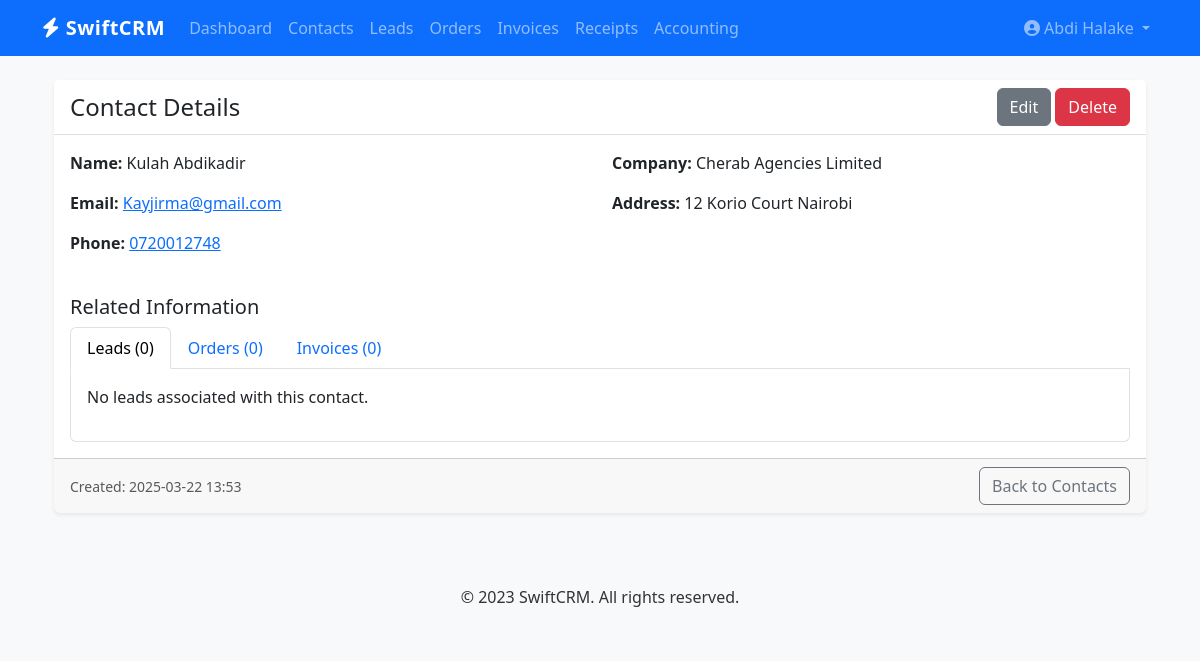
The page /contacts/2 (signed in) on the database its author committed.
### backend/database/models.py (models this page shows, shortened)
class User(db.Model, UserMixin):
    __tablename__ = 'users'
    id = db.Column(db.Integer, primary_key=True)
    email = db.Column(db.String(120), unique=True, nullable=False)
    password = db.Column(db.String(200), nullable=False)
    name = db.Column(db.String(100), nullable=False)
    created_at = db.Column(db.DateTime, default=datetime.utcnow)
    contacts = db.relationship('Contact', backref='owner', lazy=True)
    leads = db.relationship('Lead', backref='owner', lazy=True)
    orders = db.relationship('Order', backref='owner', lazy=True)
    invoices = db.relationship('Invoice', backref='owner', lazy=True)
    receipts = db.relationship('Receipt', backref='owner', lazy=True)
    accounting_entries = db.relationship('AccountingEntry', backref='owner', lazy=True)

class Contact(db.Model):
    __tablename__ = 'contacts'
    id = db.Column(db.Integer, primary_key=True)
    name = db.Column(db.String(100), nullable=False)
    email = db.Column(db.String(120), nullable=True)
    phone = db.Column(db.String(20), nullable=True)
    company = db.Column(db.String(100), nullable=True)
    address = db.Column(db.String(200), nullable=True)
    notes = db.Column(db.Text, nullable=True)
    created_at = db.Column(db.DateTime, default=datetime.utcnow)
    updated_at = db.Column(db.DateTime, default=datetime.utcnow, onupdate=datetime.utcnow)
    user_id = db.Column(db.Integer, db.ForeignKey('users.id'), nullable=False)
    leads = db.relationship('Lead', backref='contact', lazy=True)
    orders = db.relationship('Order', backref='contact', lazy=True)
    invoices = db.relationship('Invoice', backref='contact', lazy=True)

### backend/routes/contact_routes.py (the view)
@contact_bp.route('/contacts/<int:contact_id>')
@login_required
def view_contact(contact_id):
    contact = Contact.query.filter_by(id=contact_id, user_id=current_user.id).first_or_404()
    return render_template('view_contact.html', contact=contact)

### backend/app.py (called while the page is built)
def create_app(config_name='default'):
    app = Flask(__name__)
    app.config.from_object(config[config_name])
    db = setup_db(app)
    login_manager = LoginManager()
    login_manager.login_view = 'auth.login'
    login_manager.init_app(app)
    @login_manager.user_loader
    def load_user(user_id):
        return User.query.get(int(user_id))
    app.register_blueprint(auth_bp)
    app.register_blueprint(contact_bp)
    app.register_blueprint(lead_bp)
    app.register_blueprint(order_bp)
    app.register_blueprint(invoice_bp)
    app.register_blueprint(receipt_bp)
    app.register_blueprint(accounting_bp)
    @app.route('/')
    def index():
        if current_user.is_authenticated:
            return render_template('index.html')
        return redirect(url_for('auth.login'))
    return app

### backend/templates/view_contact.html (shortened to what this page needs)
{% extends "base.html" %}
{% block content %}
<div class="container mt-4">
    <div class="card">
        <div class="card-header d-flex justify-content-between align-items-center">
            <h4 class="mb-0">Contact Details</h4>
            <div>
                <a href="{{ url_for('contacts.edit_contact', contact_id=contact.id) }}" class="btn btn-secondary">Edit</a>
                <button type="button" class="btn btn-danger" data-bs-toggle="modal" data-bs-target="#deleteModal">
                    Delete
                </button>
            </div>
        </div>
        <div class="card-body">
            <div class="row">
                <div class="col-md-6">
                    <p><strong>Name:</strong> {{ contact.name }}</p>
                    {% if contact.email %}
                    <p><strong>Email:</strong> <a href="mailto:{{ contact.email }}">{{ contact.email }}</a></p>
                    {% endif %}
                    {% if contact.phone %}
                    <p><strong>Phone:</strong> <a href="tel:{{ contact.phone }}">{{ contact.phone }}</a></p>
                    {% endif %}
                </div>
                <div class="col-md-6">
                    {% if contact.company %}
                    <p><strong>Company:</strong> {{ contact.company }}</p>
                    {% endif %}
                    {% if contact.address %}
                    <p><strong>Address:</strong> {{ contact.address }}</p>
                    {% endif %}
                </div>
            </div>
            <div class="mt-4">
                <h5>Related Information</h5>
                <ul class="nav nav-tabs" id="myTab" role="tablist">
                    <li class="nav-item" role="presentation">
                        <button class="nav-link active" id="leads-tab" data-bs-toggle="tab" data-bs-target="#leads" type="button" role="tab">Leads ({{ contact.leads|length }})</button>
                    </li>
                    <li class="nav-item" role="presentation">
                        <button class="nav-link" id="orders-tab" data-bs-toggle="tab" data-bs-target="#orders" type="button" role="tab">Orders ({{ contact.orders|length }})</button>
                    </li>
                    <li class="nav-item" role="presentation">
                        <button class="nav-link" id="invoices-tab" data-bs-toggle="tab" data-bs-target="#invoices" type="button" role="tab">Invoices ({{ contact.invoices|length }})</button>
                    </li>
                </ul>
                <div class="tab-content p-3 border border-top-0 rounded-bottom" id="myTabContent">
                    <div class="tab-pane fade show active" id="leads" role="tabpanel">
                        {% if contact.leads %}
                            <table class="table table-striped">
                                <thead>
                                    <tr>
                                        <th>Title</th>
                                        <th>Status</th>
                                        <th>Value</th>
                                        <th>Actions</th>
                                    </tr>
                                </thead>
                                <tbody>
                                    {% for lead in contact.leads %}
                                    <tr>
                                        <td>{{ lead.title }}</td>
                                        <td><span class="badge bg-{{ lead.status|lower }}">{{ lead.status }}</span></td>
                                        <td>${{ lead.value }}</td>
                                        <td>
                                            <a href="{{ url_for('leads.view_lead', lead_id=lead.id) }}" class="btn btn-sm btn-info">View</a>
                                        </td>
                                    </tr>
                                    {% endfor %}
                                </tbody>
                            </table>
                        {% else %}
                            <p>No leads associated with this contact.</p>
                        {% endif %}
                    </div>
                </div>
            </div>
        </div>
        <div class="card-footer">
            <div class="d-flex justify-content-between align-items-center">
                <small class="text-muted">Created: {{ contact.created_at.strftime('%Y-%m-%d %H:%M') }}</small>
                <a href="{{ url_for('contacts.contacts') }}" class="btn btn-outline-secondary">Back to Contacts</a>
            </div>
        </div>
    </div>
</div>
{% endblock %}

### backend/templates/base.html (shortened to what this page needs)
<!DOCTYPE html>
<html lang="en">
<head>
    <link href="https://cdn.jsdelivr.net/npm/bootstrap@5.3.2/dist/css/bootstrap.min.css" rel="stylesheet">
    <link rel="stylesheet" href="https://cdnjs.cloudflare.com/ajax/libs/font-awesome/6.4.0/css/all.min.css">
    <link rel="stylesheet" href="{{ url_for('static', filename='css/style.css') }}">
</head>
<body>
    {% if current_user.is_authenticated %}
    <nav class="navbar navbar-expand-lg navbar-dark bg-primary">
        <div class="container">
            <a class="navbar-brand" href="{{ url_for('index') }}">
                <i class="fas fa-bolt"></i> SwiftCRM
            </a>
            <div class="collapse navbar-collapse" id="navbarNav">
                <ul class="navbar-nav">
                    <li class="nav-item">
                        <a class="nav-link" href="{{ url_for('index') }}">Dashboard</a>
                    </li>
                    <li class="nav-item">
                        <a class="nav-link" href="{{ url_for('contacts.contacts') }}">Contacts</a>
                    </li>
                    <li class="nav-item">
                        <a class="nav-link" href="{{ url_for('leads.leads') }}">Leads</a>
                    </li>
                    <li class="nav-item">
                        <a class="nav-link" href="{{ url_for('orders.orders') }}">Orders</a>
                    </li>
                    <li class="nav-item">
                        <a class="nav-link" href="{{ url_for('invoices.invoices') }}">Invoices</a>
                    </li>
                    <li class="nav-item">
                        <a class="nav-link" href="{{ url_for('receipts.receipts') }}">Receipts</a>
                    </li>
                    <li class="nav-item">
                        <a class="nav-link" href="{{ url_for('accounting.accounting') }}">Accounting</a>
                    </li>
                </ul>
                <ul class="navbar-nav ms-auto">
                    <li class="nav-item dropdown">
                        <a class="nav-link dropdown-toggle" href="#" id="navbarDropdown" role="button" data-bs-toggle="dropdown">
                            <i class="fas fa-user-circle"></i> {{ current_user.name }}
                        </a>
                    </li>
                </ul>
            </div>
        </div>
    </nav>
    {% endif %}
    <div class="container mt-4">
        {% block content %}{% endblock %}
    </div>
    <footer class="bg-light py-4 mt-5">
        <div class="container text-center">
            <p class="mb-0">© 2023 SwiftCRM. All rights reserved.</p>
        </div>
    </footer>
</body>
</html>

### backend/static/css/style.css (style rules this page uses)
body { font-family: 'Segoe UI', Tahoma, Geneva, Verdana, sans-serif; color: #333; background-color: #f8f9fa; }
.navbar-brand { font-weight: bold; letter-spacing: 0.5px; }
.card { box-shadow: 0 0.125rem 0.25rem rgba(0, 0, 0, 0.075); border: none; margin-bottom: 1.5rem; }
.card-header { background-color: #fff; border-bottom: 1px solid rgba(0, 0, 0, 0.125); font-weight: 600; }
.btn { font-weight: 500; }

### rows shown on the page
User: name "Abdi Halake"
Contact: name "Kulah Abdikadir", email "Kayjirma@gmail.com", phone "0720012748", company "Cherab Agencies Limited", address "12 Korio Court Nairobi", created_at "2025-03-22 13:53"

### other values the page prints
{{ contact.leads|length }} "0"
{{ contact.orders|length }} "0"
{{ contact.invoices|length }} "0"
